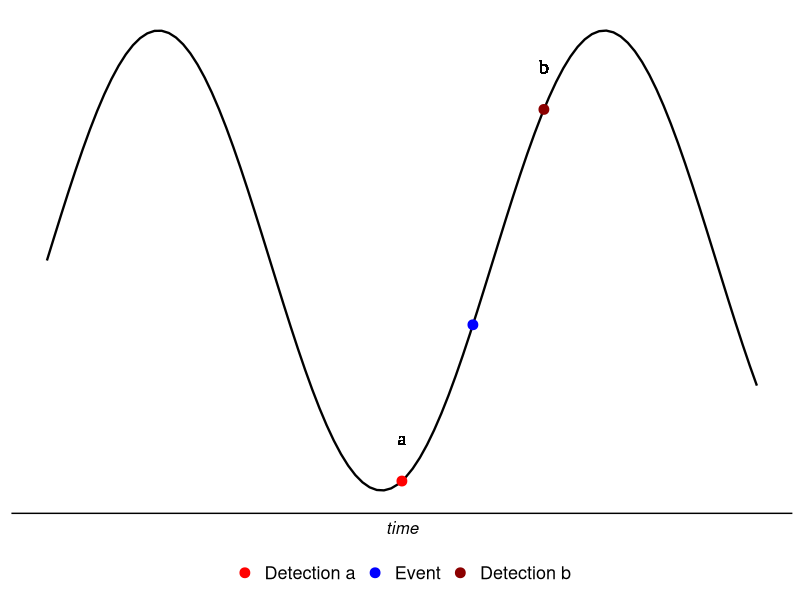

The R source for this figure:
# Load necessary library
library(ggplot2)

# Sample data for the plot
time <- seq(0, 10, length.out = 100)
value <- sin(time)  # Sine wave without noise for a smoother line

# Specific points for detection methods
time_points <- c(5, 6, 7)
value_points <- sin(time_points)  # Exact values on the sine wave

# Create a data frame for the line plot
data <- data.frame(time, value)

# Create a data frame for the points with labels for the legend
points_data <- data.frame(
  time = time_points,
  value = value_points,
  label = factor(c("Detection a", "Event", "Detection b"),
                 levels = c("Detection a", "Event", "Detection b")),  # Set the order of levels
  color = c("red", "blue", "darkred")
)

# Plot using ggplot2
ggplot(data, aes(x = time, y = value)) +
  geom_line(color = "black", size = 0.8) +   # Smooth line
  geom_point(data = points_data, aes(x = time, y = value, color = label), size = 3) +  # Smaller points
  geom_text(aes(x = 5, y = value_points[1] + 0.1, label = "a"), vjust = -1, size = 5,  family = "Times New Roman") +  # Label 'a' above Detection a
  geom_text(aes(x = 7, y = value_points[3] + 0.1, label = "b"), vjust = -1, size = 5, family = "Times New Roman") +  # Label 'b' above Detection b
  scale_color_manual(values = c("Detection a" = "red",
                                "Event" = "blue",
                                "Detection b" = "darkred")) +
  #labs(x = "time", y = NULL) +  # Label for X-axis, hide Y-axis label
  theme_minimal() +
  theme(
    panel.background = element_rect(fill = "white", color = NA),  # White background
    panel.grid = element_blank(),  # Remove gridlines
    axis.title.x = element_text(face = "italic", size = 12),  # X-axis title with italic font
    axis.title.y = element_blank(),  # Hide Y-axis title
    axis.text.y = element_blank(),   # Hide Y-axis text
    axis.text.x = element_blank(),   # Hide X-axis text
    axis.ticks.y = element_blank(),  # Hide Y-axis ticks
    axis.line.x = element_line(color = "black", size = 0.5),  # X-axis line
    axis.line.y = element_blank(),  # No Y-axis line
    legend.position = "bottom",      # Position the legend below the plot
    legend.title = element_blank(),  # Remove legend title
    legend.direction = "horizontal", # Horizontal legend layout
    legend.spacing.x = unit(3, 'mm'),  # Reduce space between legend items
    legend.text = element_text(size = 13)  # Increase legend text size
  )
